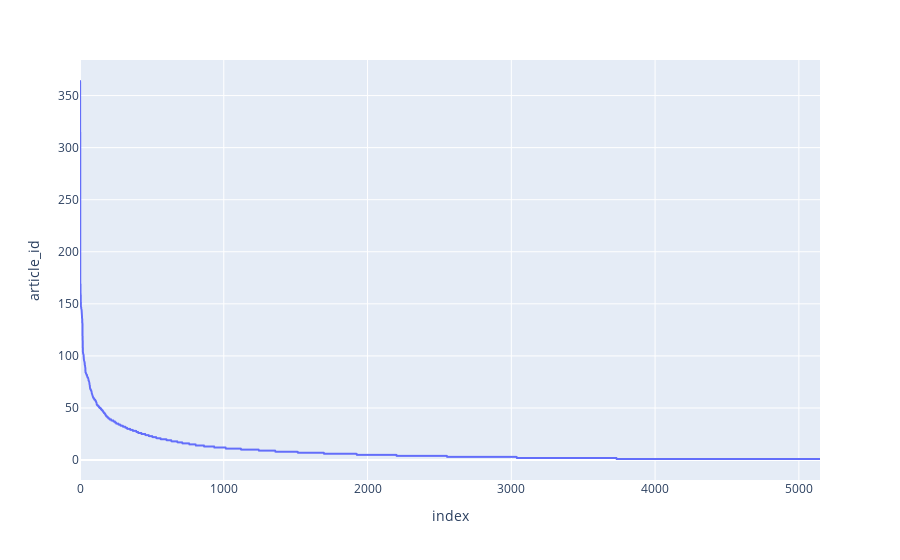

Notebook code cell kept with this figure:
### Code cell
# plot a continuous line with the distribution of user-articles interactions
df_users.reset_index(inplace=True, drop=True)
px.line(df_users, x=df_users.index, y='article_id')

### Figure 1 — Plotly figure (JSON) as saved in the notebook; plotly's stock layout.template omitted (floating-point values rounded to 4 significant figures; data arrays with more than 128 entries replaced by an {"elided": "..."} marker saying what was removed)
{"data": [{"hovertemplate": "index=%{x}<br>article_id=%{y}<extra></extra>", "legendgroup": "", "line": {"color": "#636efa", "dash": "solid"}, "mode": "lines", "name": "", "showlegend": false, "type": "scattergl", "x": {"elided": "5148 int values"}, "xaxis": "x", "y": {"elided": "5148 int values"}, "yaxis": "y"}], "layout": {"legend": {"tracegroupgap": 0}, "margin": {"t": 60}, "xaxis": {"anchor": "y", "domain": [0, 1], "title": {"text": "index"}}, "yaxis": {"anchor": "x", "domain": [0, 1], "title": {"text": "article_id"}}}}
